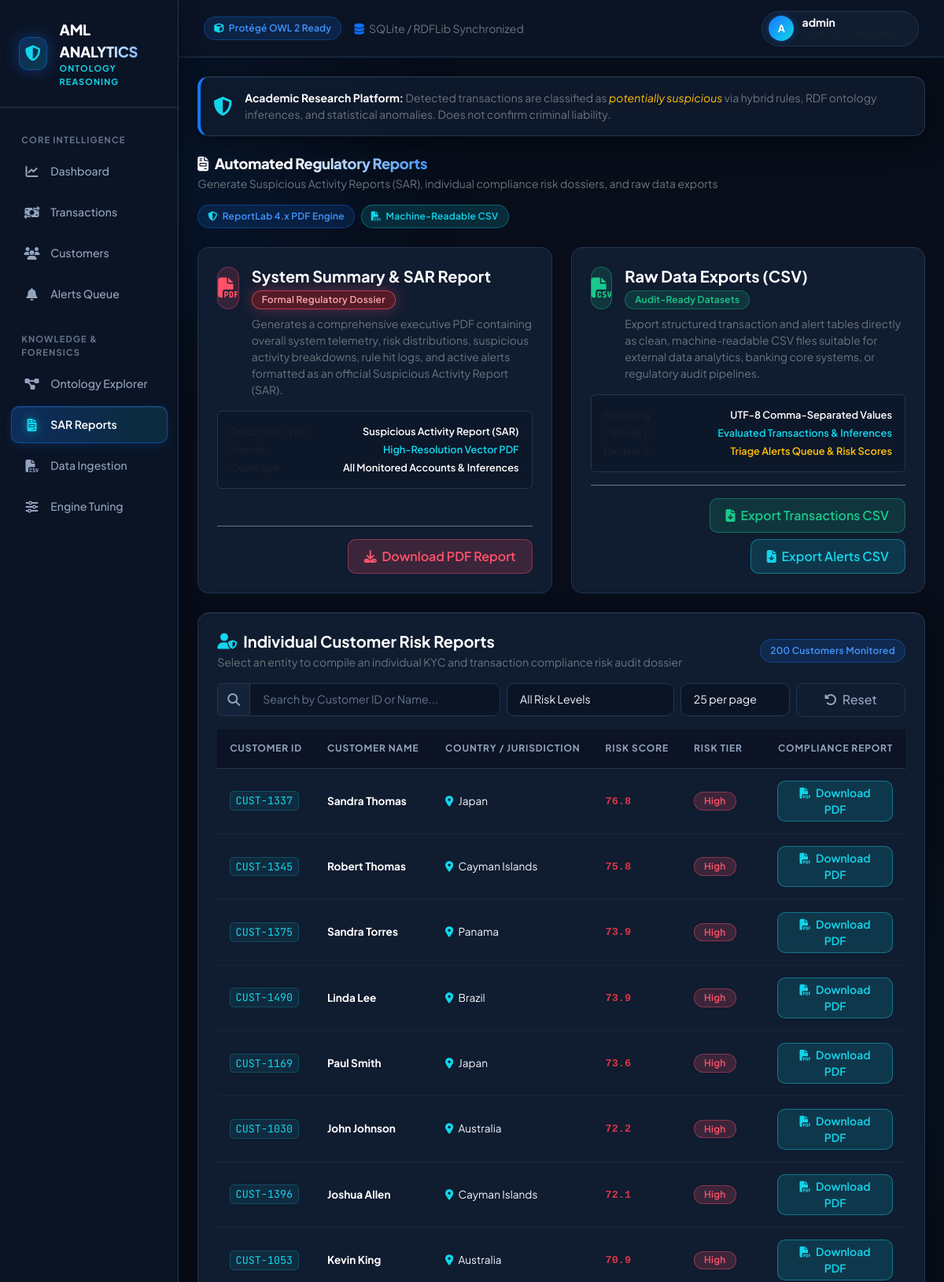
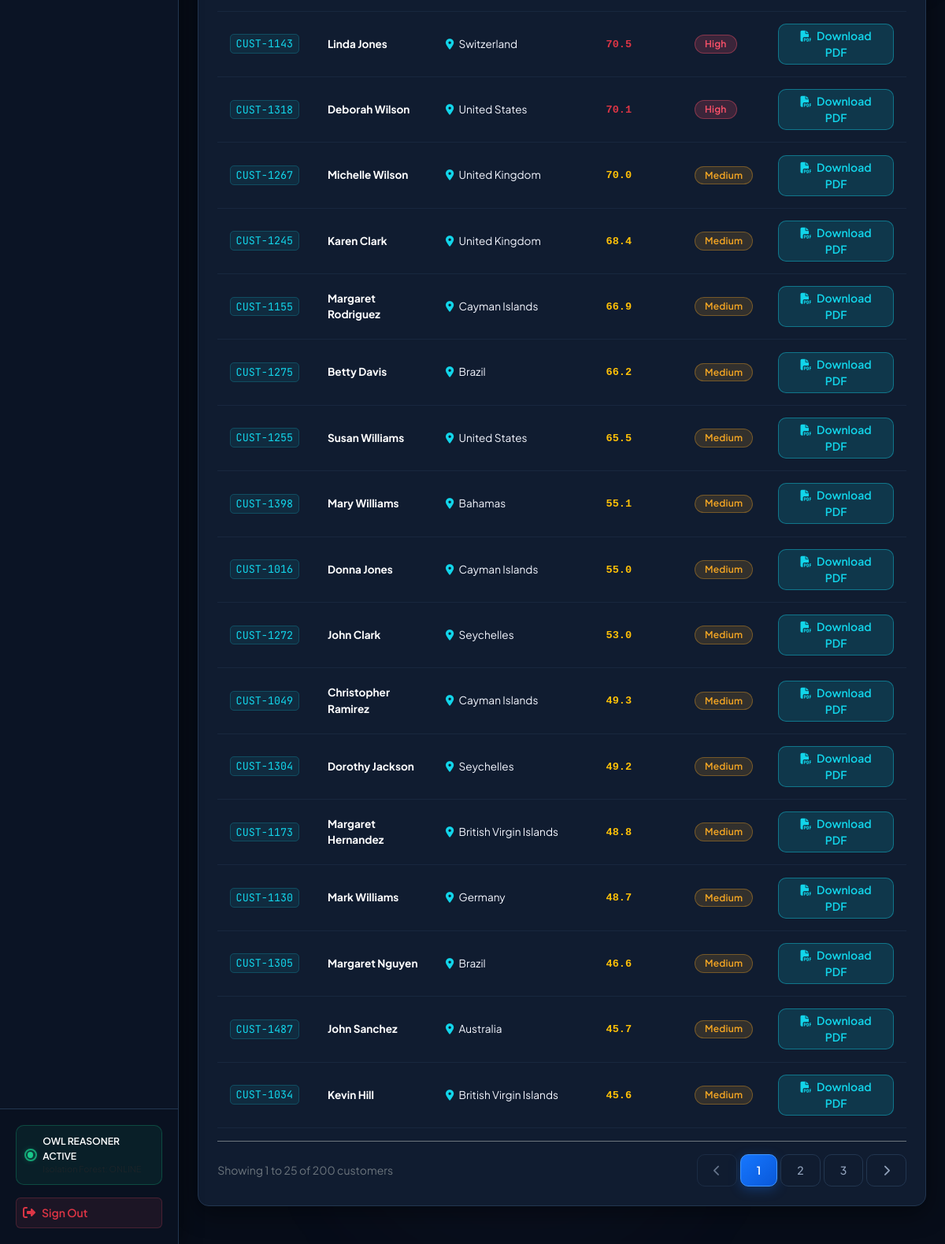
The app's page /reports (signed in) with its own data (2 pictures, top to bottom).
### database/models.py (models this page shows, shortened)
class Customer(db.Model):
    __tablename__ = 'customers'
    id = db.Column(db.Integer, primary_key=True)
    customer_id = db.Column(db.String(50), unique=True, nullable=False, index=True)
    name = db.Column(db.String(100), nullable=False)
    age = db.Column(db.Integer)
    occupation = db.Column(db.String(100))
    country = db.Column(db.String(100), nullable=False)
    risk_level = db.Column(db.String(20), default='Low')  # Low, Medium, High
    risk_score = db.Column(db.Float, default=0.0)
    created_at = db.Column(db.DateTime, default=datetime.utcnow)
    accounts = db.relationship('Account', backref='customer', lazy=True, cascade="all, delete-orphan")
    alerts = db.relationship('Alert', backref='customer', lazy=True)
    risk_histories = db.relationship('RiskHistory', backref='customer', lazy=True)

### routes/report_routes.py (the view)
@report_bp.route('/reports')
@login_required
def index():
    search = request.args.get('search', '').strip()
    risk_level = request.args.get('risk_level', '').strip()
    query = Customer.query
    if search:
        query = query.filter((Customer.customer_id.ilike(f'%{search}%')) | (Customer.name.ilike(f'%{search}%')))
    if risk_level and risk_level.lower() != 'all':
        query = query.filter(Customer.risk_level.ilike(risk_level))
    customers = query.order_by(Customer.risk_score.desc()).limit(200).all()
    return render_template('reports.html', customers=customers, search=search, risk_level=risk_level)

### templates/reports.html (shortened to what this page needs)
{% extends 'base.html' %}
{% block content %}
<div class="d-flex flex-wrap justify-content-between align-items-center mb-4 gap-3">
    <div>
        <h3 class="fw-bold mb-1 d-flex align-items-center gap-2">
            <span class="brand-title"><i class="fa-solid fa-file-invoice text-primary me-2"></i>Automated Regulatory Reports</span>
        </h3>
        <p class="text-secondary small mb-0">Generate Suspicious Activity Reports (SAR), individual compliance risk dossiers, and raw data exports</p>
    </div>
    <div class="d-flex align-items-center gap-2">
        <span class="glass-badge badge-blue">
            <i class="fa-solid fa-shield-halved text-cyan"></i> ReportLab 4.x PDF Engine
        </span>
        <span class="glass-badge badge-cyan">
            <i class="fa-solid fa-file-csv"></i> Machine-Readable CSV
        </span>
    </div>
</div>
<div class="row g-4 mb-4">
    <div class="col-lg-6">
        <div class="report-export-card">
            <div class="d-flex align-items-start gap-3 mb-3">
                <div class="report-export-icon" style="background: rgba(255, 82, 106, 0.15); border: 1px solid rgba(255, 82, 106, 0.35); color: var(--critical-red);">
                    <i class="fa-solid fa-file-pdf"></i>
                </div>
                <div>
                    <h5 class="fw-bold text-white mb-1">System Summary & SAR Report</h5>
                    <span class="badge badge-critical mb-2">Formal Regulatory Dossier</span>
                    <p class="text-secondary small mb-0">
                        Generates a comprehensive executive PDF containing overall system telemetry, risk distributions, suspicious activity breakdowns, rule hit logs, and active alerts formatted as an official Suspicious Activity Report (SAR).
                    </p>
                </div>
            </div>
            <div class="p-3 rounded mb-3" style="background: rgba(11, 20, 37, 0.6); border: 1px solid var(--border-color); font-size: 0.8rem;">
                <div class="d-flex justify-content-between mb-1">
                    <span class="text-muted">Document Type:</span>
                    <span class="text-white fw-semibold">Suspicious Activity Report (SAR)</span>
                </div>
                <div class="d-flex justify-content-between mb-1">
                    <span class="text-muted">Format:</span>
                    <span class="text-cyan fw-semibold">High-Resolution Vector PDF</span>
                </div>
                <div class="d-flex justify-content-between">
                    <span class="text-muted">Coverage:</span>
                    <span class="text-white fw-semibold">All Monitored Accounts & Inferences</span>
                </div>
            </div>
            <div class="mt-auto pt-3 border-top border-secondary text-end">
                <a href="{{ url_for('report.download_system_summary_pdf') }}" class="btn btn-glass-danger fw-semibold download-trigger-btn" data-report-name="System Summary SAR Report">
                    <i class="fa-solid fa-download me-1"></i> Download PDF Report
                </a>
            </div>
        </div>
    </div>
    <div class="col-lg-6">
        <div class="report-export-card">
            <div class="d-flex align-items-start gap-3 mb-3">
                <div class="report-export-icon" style="background: rgba(24, 201, 139, 0.15); border: 1px solid rgba(24, 201, 139, 0.35); color: var(--success-emerald);">
                    <i class="fa-solid fa-file-csv"></i>
                </div>
                <div>
                    <h5 class="fw-bold text-white mb-1">Raw Data Exports (CSV)</h5>
                    <span class="badge badge-low mb-2">Audit-Ready Datasets</span>
                    <p class="text-secondary small mb-0">
                        Export structured transaction and alert tables directly as clean, machine-readable CSV files suitable for external data analytics, banking core systems, or regulatory audit pipelines.
                    </p>
                </div>
            </div>
            <div class="p-3 rounded mb-3" style="background: rgba(11, 20, 37, 0.6); border: 1px solid var(--border-color); font-size: 0.8rem;">
                <div class="d-flex justify-content-between mb-1">
                    <span class="text-muted">Encoding:</span>
                    <span class="text-white fw-semibold">UTF-8 Comma-Separated Values</span>
                </div>
                <div class="d-flex justify-content-between mb-1">
                    <span class="text-muted">Dataset 1:</span>
                    <span class="text-cyan fw-semibold">Evaluated Transactions & Inferences</span>
                </div>
                <div class="d-flex justify-content-between">
                    <span class="text-muted">Dataset 2:</span>
                    <span class="text-warning fw-semibold">Triage Alerts Queue & Risk Scores</span>
                </div>
            </div>
            <div class="mt-auto pt-3 border-top border-secondary d-flex flex-wrap justify-content-end gap-2">
                <a href="{{ url_for('report.download_transactions_csv') }}" class="btn btn-glass-success fw-semibold download-trigger-btn" data-report-name="Transactions CSV Export">
                    <i class="fa-solid fa-file-arrow-down me-1"></i> Export Transactions CSV
                </a>
                <a href="{{ url_for('report.download_alerts_csv') }}" class="btn btn-glass-cyan fw-semibold download-trigger-btn" data-report-name="Alerts CSV Export">
                    <i class="fa-solid fa-file-arrow-down me-1"></i> Export Alerts CSV
                </a>
            </div>
        </div>
    </div>
</div>
<div class="glass-panel p-4 mb-4">
    <div class="d-flex flex-wrap justify-content-between align-items-center mb-3 gap-3">
        <div>
            <h5 class="fw-bold text-white mb-1 d-flex align-items-center gap-2">
                <i class="fa-solid fa-user-shield text-cyan-accent"></i> Individual Customer Risk Reports
            </h5>
            <p class="text-secondary small mb-0">Select an entity to compile an individual KYC and transaction compliance risk audit dossier</p>
        </div>
        <span class="glass-badge badge-blue" id="cust-count-badge">
            {{ customers|length }} Customers Monitored
        </span>
    </div>
    <div class="row g-2 mb-3">
        <div class="col-md-5">
            <div class="input-group">
                <span class="input-group-text"><i class="fa-solid fa-magnifying-glass"></i></span>
                <input type="text" id="cust-search-input" class="form-control" placeholder="Search by Customer ID or Name..." value="{{ search or '' }}">
            </div>
        </div>
        <div class="col-md-3">
            <select id="cust-risk-filter" class="form-select">
                <option value="All">All Risk Levels</option>
            </select>
        </div>
        <div class="col-md-2">
            <select id="cust-per-page" class="form-select">
                <option value="25" selected>25 per page</option>
            </select>
        </div>
        <div class="col-md-2 text-end">
            <button id="cust-reset-btn" class="btn btn-glass-secondary w-100">
                <i class="fa-solid fa-rotate-left me-1"></i> Reset
            </button>
        </div>
    </div>
    <div class="table-responsive">
        <table class="glass-table" id="customer-reports-table">
            <thead>
                <tr>
                    <th>Customer ID</th>
                    <th>Customer Name</th>
                    <th>Country / Jurisdiction</th>
                    <th>Risk Score</th>
                    <th>Risk Tier</th>
                    <th class="text-end">Compliance Report</th>
                </tr>
            </thead>
            <tbody id="customer-table-body">
                {% for c in customers %}
                <tr class="customer-row" data-id="{{ c.customer_id|lower }}" data-name="{{ c.name|lower }}" data-risk="{{ c.risk_level }}">
                    <td><code>{{ c.customer_id }}</code></td>
                    <td class="fw-bold text-white">{{ c.name }}</td>
                    <td>
                        <i class="fa-solid fa-location-dot text-cyan me-1"></i> {{ c.country }}
                    </td>
                    <td>
                        <span class="font-monospace fw-bold {% if c.risk_level == 'High' %}text-danger{% elif c.risk_level == 'Medium' %}text-warning{% else %}text-success{% endif %}">
                            {{ c.risk_score }}
                        </span>
                    </td>
                    <td>
                        <span class="badge {% if c.risk_level == 'High' %}badge-high{% elif c.risk_level == 'Medium' %}badge-medium{% else %}badge-low{% endif %}">
                            {{ c.risk_level }}
                        </span>
                    </td>
                    <td class="text-end">
                        <a href="{{ url_for('report.download_customer_pdf', cust_id=c.customer_id) }}" class="btn btn-sm btn-glass-cyan py-1 px-3 download-trigger-btn" data-report-name="Customer Risk Dossier ({{ c.customer_id }})">
                            <i class="fa-solid fa-file-pdf me-1"></i> Download PDF
                        </a>
                    </td>
                </tr>
                {% else %}
                <tr>
                    <td colspan="6" class="text-center text-muted py-4">No customers registered in the system.</td>
                </tr>
                {% endfor %}
            </tbody>
        </table>
    </div>
    <div class="d-flex flex-wrap justify-content-between align-items-center mt-3 pt-3 border-top border-secondary gap-2">
        <div class="text-secondary small" id="pagination-info">
        </div>
        <div class="d-flex align-items-center gap-1" id="pagination-controls">
        </div>
    </div>
</div>
{% endblock %}

### records on screen
Customer: customer_id "CUST-1337", name "Sandra Thomas", country "Japan", risk_score "76.8", risk_level "High"
Customer: customer_id "CUST-1345", name "Robert Thomas", country "Cayman Islands", risk_score "75.8", risk_level "High"
Customer: customer_id "CUST-1375", name "Sandra Torres", country "Panama", risk_score "73.9", risk_level "High"
Customer: customer_id "CUST-1490", name "Linda Lee", country "Brazil", risk_score "73.9", risk_level "High"
Customer: customer_id "CUST-1169", name "Paul Smith", country "Japan", risk_score "73.6", risk_level "High"
Customer: customer_id "CUST-1030", name "John Johnson", country "Australia", risk_score "72.2", risk_level "High"
Customer: customer_id "CUST-1396", name "Joshua Allen", country "Cayman Islands", risk_score "72.1", risk_level "High"
Customer: customer_id "CUST-1053", name "Kevin King", country "Australia", risk_score "70.9", risk_level "High"
Customer: customer_id "CUST-1143", name "Linda Jones", country "Switzerland", risk_score "70.5", risk_level "High"
Customer: customer_id "CUST-1318", name "Deborah Wilson", country "United States", risk_score "70.1", risk_level "High"
Customer: customer_id "CUST-1267", name "Michelle Wilson", country "United Kingdom", risk_score "70.0", risk_level "Medium"
Customer: customer_id "CUST-1245", name "Karen Clark", country "United Kingdom", risk_score "68.4", risk_level "Medium"
Customer: customer_id "CUST-1155", name "Margaret Rodriguez", country "Cayman Islands", risk_score "66.9", risk_level "Medium"
Customer: customer_id "CUST-1275", name "Betty Davis", country "Brazil", risk_score "66.2", risk_level "Medium"
Customer: customer_id "CUST-1255", name "Susan Williams", country "United States", risk_score "65.5", risk_level "Medium"
Customer: customer_id "CUST-1398", name "Mary Williams", country "Bahamas", risk_score "55.1", risk_level "Medium"
Customer: customer_id "CUST-1016", name "Donna Jones", country "Cayman Islands", risk_score "55.0", risk_level "Medium"
Customer: customer_id "CUST-1272", name "John Clark", country "Seychelles", risk_score "53.0", risk_level "Medium"
Customer: customer_id "CUST-1049", name "Christopher Ramirez", country "Cayman Islands", risk_score "49.3", risk_level "Medium"
Customer: customer_id "CUST-1304", name "Dorothy Jackson", country "Seychelles", risk_score "49.2", risk_level "Medium"
Customer: customer_id "CUST-1173", name "Margaret Hernandez", country "British Virgin Islands", risk_score "48.8", risk_level "Medium"
Customer: customer_id "CUST-1130", name "Mark Williams", country "Germany", risk_score "48.7", risk_level "Medium"
Customer: customer_id "CUST-1305", name "Margaret Nguyen", country "Brazil", risk_score "46.6", risk_level "Medium"
Customer: customer_id "CUST-1487", name "John Sanchez", country "Australia", risk_score "45.7", risk_level "Medium"
Customer: customer_id "CUST-1034", name "Kevin Hill", country "British Virgin Islands", risk_score "45.6", risk_level "Medium"

### other values on screen
{{ session.get('username', 'A')[0].upper() }} "A"
{{ session.get('username', 'Analyst') }} "admin"
{{ customers|length }} "200"
